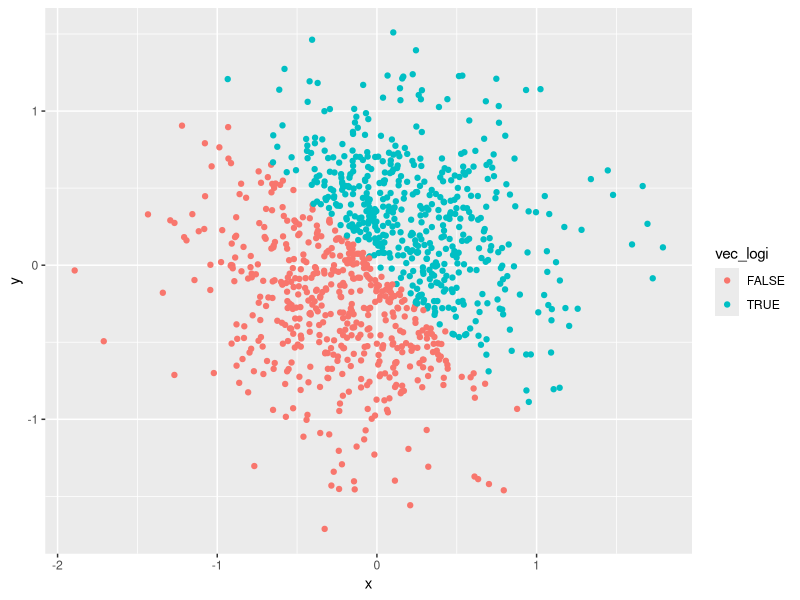
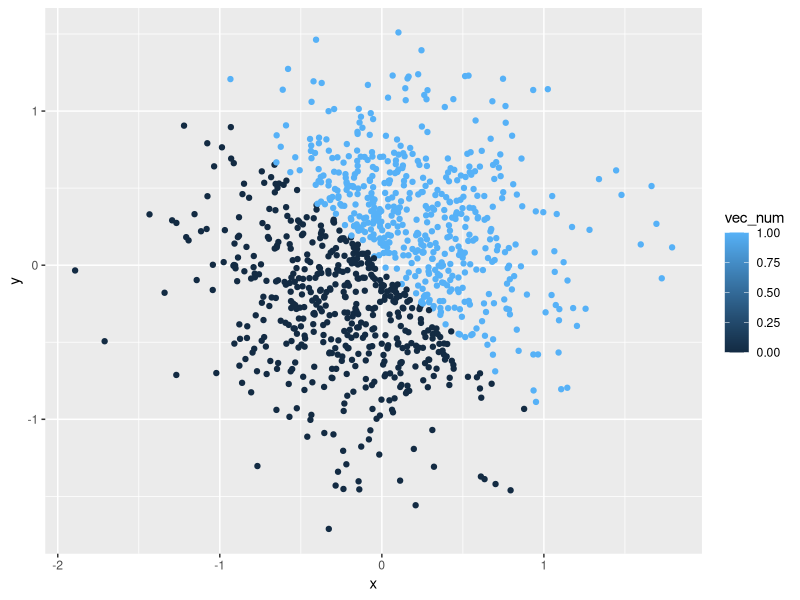
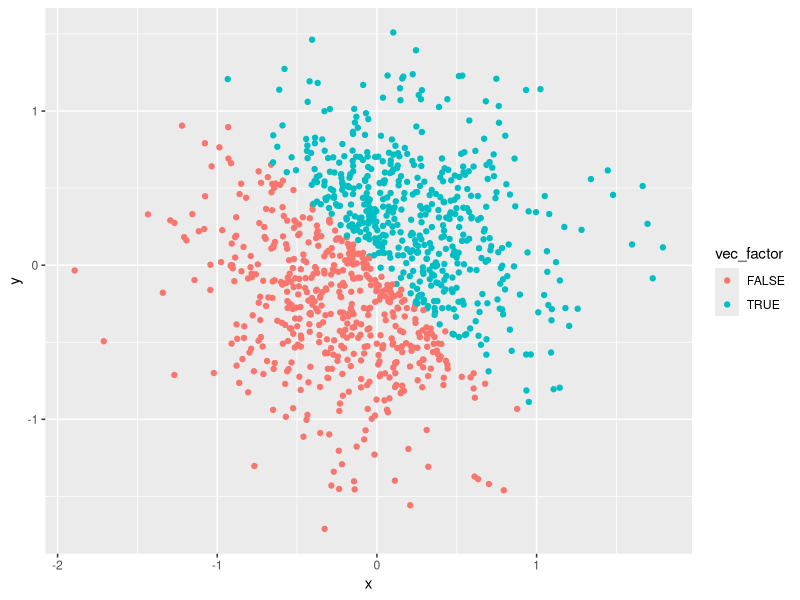

Source code (R) for these figures, in order:
## ---- chunk 1
library(tidyverse)
## ---- chunk 2
prob1_df = tibble(
  unif_sample = runif(10, min =0, max = 5),
  logi_sample = unif_sample > 2,
  chara_sample = as.character(logi_sample),
  factor_sample = factor(chara_sample)
)
## ---- chunk 3
prob2_df = tibble(
  x = rnorm(1000, sd = .5),
  y = rnorm(1000, sd = .5),    
  vec_logi = x+y > 0,
  vec_num = as.numeric(vec_logi),
  vec_factor = as.factor(vec_logi)
)

## Scatter plot of x and y, color using logical vector
ggplot(prob2_df, aes(x = x, y = y, color = vec_logi)) + geom_point()

## Scatter plot of x and y, color using numerical vector
ggplot(prob2_df, aes(x = x, y = y, color = vec_num)) + geom_point()

## Scatter plot of x and y, color using factor vector
ggplot(prob2_df, aes(x = x, y = y, color = vec_factor)) + geom_point()
